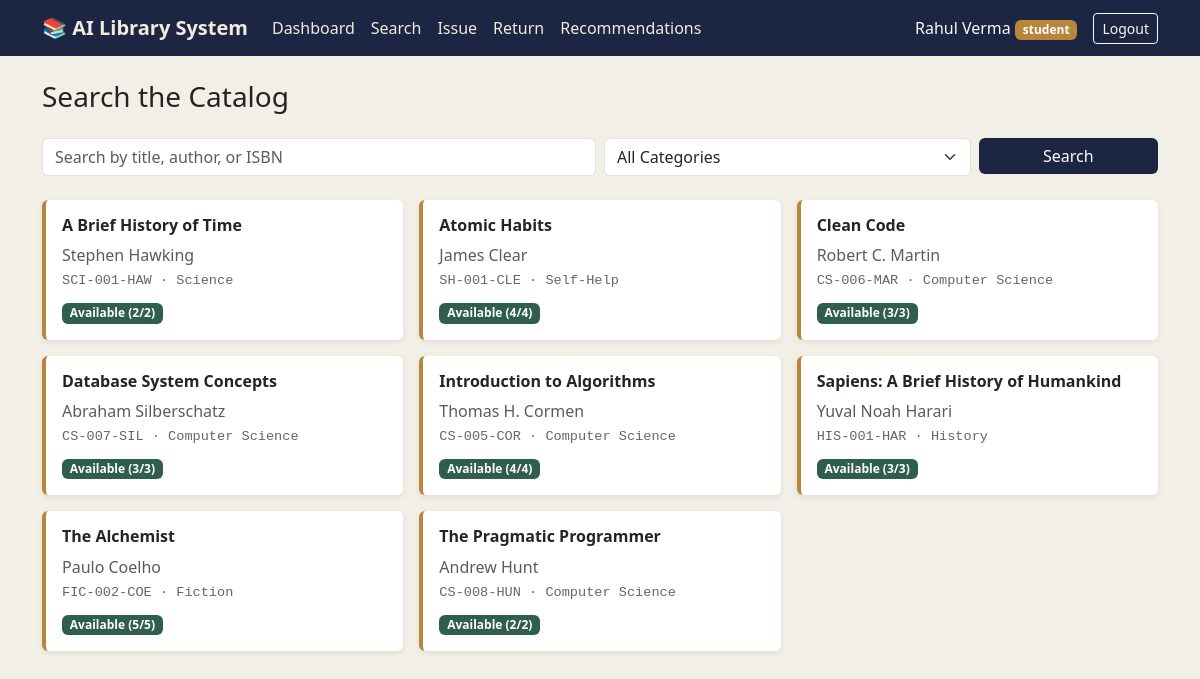
The app's page /search (signed in) with its own data.
### tables this page shows
CREATE TABLE Books (
    book_id           INTEGER PRIMARY KEY AUTOINCREMENT,
    title             TEXT NOT NULL,
    author            TEXT NOT NULL,
    category          TEXT NOT NULL,
    isbn              TEXT UNIQUE,
    call_number       TEXT,
    total_copies      INTEGER NOT NULL DEFAULT 1 CHECK (total_copies >= 0),
    available_copies  INTEGER NOT NULL DEFAULT 1 CHECK (available_copies >= 0),
    added_date        DATETIME DEFAULT CURRENT_TIMESTAMP,
    popularity_score  INTEGER DEFAULT 0
);

### app.py (the view)
@app.route("/search")
@login_required
def search():
    db = get_db()
    query = request.args.get("q", "").strip()
    category = request.args.get("category", "").strip()
    sql = "SELECT * FROM Books WHERE 1=1"
    params = []
    if query:
        sql += " AND (title LIKE ? OR author LIKE ? OR isbn LIKE ?)"
        like = f"%{query}%"
        params += [like, like, like]
    if category:
        sql += " AND category = ?"
        params.append(category)
    sql += " ORDER BY title"
    books = db.execute(sql, params).fetchall()
    categories = db.execute("SELECT DISTINCT category FROM Books ORDER BY category").fetchall()
    return render_template(
        "search.html", books=books, categories=categories, query=query, selected_category=category
    )

### app.py (called while the page is built)
def get_db():
    if "db" not in g:
        g.db = sqlite3.connect(DB_PATH)
        g.db.row_factory = sqlite3.Row
        g.db.execute("PRAGMA foreign_keys = ON")
    return g.db

def login_required(view):
    @wraps(view)
    def wrapped(*args, **kwargs):
        if "user_id" not in session:
            flash("Please log in to continue.", "warning")
            return redirect(url_for("login"))
        return view(*args, **kwargs)
    return wrapped

### templates/search.html (shortened to what this page needs)
{% extends 'base.html' %}
{% block content %}
<h3 class="mb-4">Search the Catalog</h3>
<form method="GET" action="{{ url_for('search') }}" class="row g-2 mb-4">
  <div class="col-md-6">
    <input type="text" name="q" class="form-control" placeholder="Search by title, author, or ISBN" value="{{ query }}">
  </div>
  <div class="col-md-4">
    <select name="category" class="form-select">
      <option value="">All Categories</option>
    </select>
  </div>
  <div class="col-md-2">
    <button class="btn btn-library w-100" type="submit">Search</button>
  </div>
</form>
<div class="row g-3">
  {% for book in books %}
  <div class="col-md-4">
    <div class="card card-book h-100">
      <div class="card-body">
        <h6 class="card-title fw-bold">{{ book['title'] }}</h6>
        <p class="card-text mb-1 text-muted">{{ book['author'] }}</p>
        <p class="call-number mb-2">{{ book['call_number'] }} · {{ book['category'] }}</p>
        {% if book['available_copies'] > 0 %}
          <span class="badge badge-issued">Available ({{ book['available_copies'] }}/{{ book['total_copies'] }})</span>
        {% else %}
          <span class="badge badge-overdue">All copies on loan</span>
        {% endif %}
      </div>
    </div>
  </div>
  {% else %}
  <p class="text-muted">No books matched your search.</p>
  {% endfor %}
</div>
{% endblock %}

### templates/base.html (shortened to what this page needs)
<!doctype html>
<html lang="en">
<head>
  <link href="https://cdn.jsdelivr.net/npm/bootstrap@5.3.3/dist/css/bootstrap.min.css" rel="stylesheet">
  <link href="{{ url_for('static', filename='style.css') }}" rel="stylesheet">
</head>
<body>
{% if session.get('user_id') %}
<nav class="navbar navbar-expand-lg navbar-library">
  <div class="container">
    <a class="navbar-brand fw-bold" href="{{ url_for('dashboard') }}">📚 AI Library System</a>
    <div class="collapse navbar-collapse" id="navMenu">
      <ul class="navbar-nav me-auto">
        <li class="nav-item"><a class="nav-link" href="{{ url_for('dashboard') }}">Dashboard</a></li>
        <li class="nav-item"><a class="nav-link" href="{{ url_for('search') }}">Search</a></li>
        <li class="nav-item"><a class="nav-link" href="{{ url_for('issue') }}">Issue</a></li>
        <li class="nav-item"><a class="nav-link" href="{{ url_for('return_book') }}">Return</a></li>
        <li class="nav-item"><a class="nav-link" href="{{ url_for('recommend') }}">Recommendations</a></li>
      </ul>
      <span class="navbar-text text-light me-3">
        {{ session.get('full_name') }} <span class="badge bg-brass">{{ session.get('role') }}</span>
      </span>
      <a class="btn btn-sm btn-outline-light" href="{{ url_for('logout') }}">Logout</a>
    </div>
  </div>
</nav>
{% endif %}
<div class="container mt-4 mb-5">
  {% block content %}{% endblock %}
</div>
</body>
</html>

### static/style.css (style rules this page uses)
:root { --ink: #1c2541; --ink-light: #2c3a5c; --paper: #f2efe6; --brass: #b8863b; --forest: #2f5d50; --stamp-red: #a33b2b; --charcoal: #232323; }
body { background-color: var(--paper); color: var(--charcoal); }
.navbar-library { background-color: var(--ink) !important; }
.navbar-library .navbar-brand, .navbar-library .nav-link { color: #f1ecdd !important; }
.bg-brass { background-color: var(--brass) !important; }
.btn-library { background-color: var(--ink); color: #fff; border: none; }
.card-book { border: none; border-left: 4px solid var(--brass); background: #fff; box-shadow: 0 2px 6px rgba(0, 0, 0, 0.08); }
.call-number { font-family: "Courier New", monospace; font-size: 0.85rem; color: #666; }
.badge-issued { background-color: var(--forest); }

### records on screen
Books: title "A Brief History of Time", author "Stephen Hawking", call_number "SCI-001-HAW", category "Science", available_copies "2", total_copies "2"
Books: title "Atomic Habits", author "James Clear", call_number "SH-001-CLE", category "Self-Help", available_copies "4", total_copies "4"
Books: title "Clean Code", author "Robert C. Martin", call_number "CS-006-MAR", category "Computer Science", available_copies "3", total_copies "3"
Books: title "Database System Concepts", author "Abraham Silberschatz", call_number "CS-007-SIL", category "Computer Science", available_copies "3", total_copies "3"
Books: title "Introduction to Algorithms", author "Thomas H. Cormen", call_number "CS-005-COR", category "Computer Science", available_copies "4", total_copies "4"
Books: title "Sapiens: A Brief History of Humankind", author "Yuval Noah Harari", call_number "HIS-001-HAR", category "History", available_copies "3", total_copies "3"
Books: title "The Alchemist", author "Paulo Coelho", call_number "FIC-002-COE", category "Fiction", available_copies "5", total_copies "5"
Books: title "The Pragmatic Programmer", author "Andrew Hunt", call_number "CS-008-HUN", category "Computer Science", available_copies "2", total_copies "2"

### other values on screen
{{ session.get('full_name') }} "Rahul Verma"
{{ session.get('role') }} "student"
